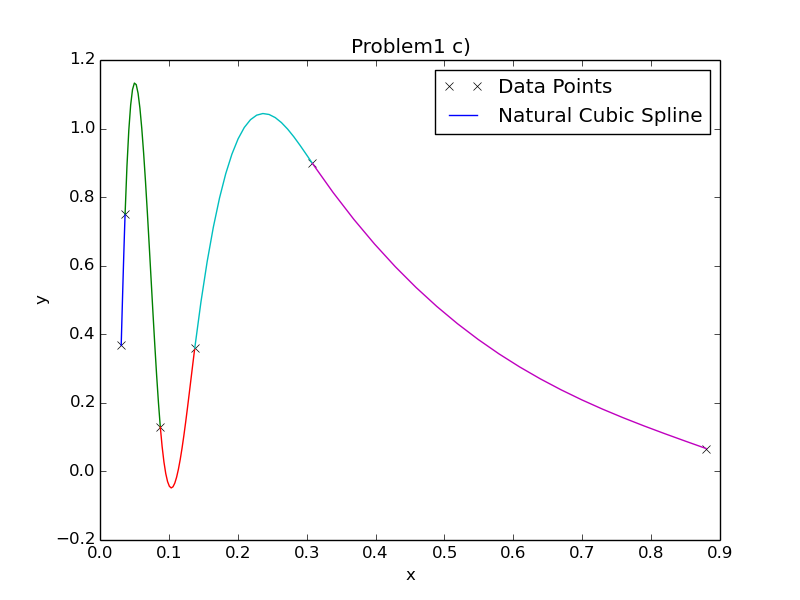

Generate this figure with Python:
from __future__ import division
import numpy as np
import numpy.linalg as la
import matplotlib.pyplot as plt

def plot_init(x, y, t):
    plt.xlabel(x)
    plt.ylabel(y)
    plt.title(t)

def system(x, y):
  A = np.array([[1,x[0],x[0]**2,x[0]**3,0,0,0,0,0,0,0,0,0,0,0,0,0,0,0,0],
              [1,x[1],x[1]**2,x[1]**3,0,0,0,0,0,0,0,0,0,0,0,0,0,0,0,0],
              [0,0,0,0,1,x[1],x[1]**2,x[1]**3,0,0,0,0,0,0,0,0,0,0,0,0],
              [0,0,0,0,1,x[2],x[2]**2,x[2]**3,0,0,0,0,0,0,0,0,0,0,0,0],
              [0,0,0,0,0,0,0,0,1,x[2],x[2]**2,x[2]**3,0,0,0,0,0,0,0,0],
              [0,0,0,0,0,0,0,0,1,x[3],x[3]**2,x[3]**3,0,0,0,0,0,0,0,0],
              [0,0,0,0,0,0,0,0,0,0,0,0,1,x[3],x[3]**2,x[3]**3,0,0,0,0],
              [0,0,0,0,0,0,0,0,0,0,0,0,1,x[4],x[4]**2,x[4]**3,0,0,0,0],
              [0,0,0,0,0,0,0,0,0,0,0,0,0,0,0,0,1,x[4],x[4]**2,x[4]**3],
              [0,0,0,0,0,0,0,0,0,0,0,0,0,0,0,0,1,x[5],x[5]**2,x[5]**3],
              [0,1,2.0*x[1],3.0*x[1]**2,0,-1,-2.0*x[1],-3.0*x[1]**2,0,0,0,0,0,0,0,0,0,0,0,0],
              [0,0,0,0,0,1,2.0*x[2],3.0*x[2]**2,0,-1,-2.0*x[2],-3.0*x[2]**2,0,0,0,0,0,0,0,0],
              [0,0,0,0,0,0,0,0,0,1,2.0*x[3],3.0*x[3]**2,0,-1,-2.0*x[3],-3.0*x[3]**2,0,0,0,0],
              [0,0,0,0,0,0,0,0,0,0,0,0,0,1,2.0*x[4],3.0*x[4]**2,0,-1,-2.0*x[4],-3.0*x[4]**2],
              [0,0,2,6.0*x[1],0,0,-2,-6.0*x[1],0,0,0,0,0,0,0,0,0,0,0,0],
              [0,0,0,0,0,0,2,6.0*x[2],0,0,-2,-6.0*x[2],0,0,0,0,0,0,0,0],
              [0,0,0,0,0,0,0,0,0,0,2,6.0*x[3],0,0,-2,-6.0*x[3],0,0,0,0],
              [0,0,0,0,0,0,0,0,0,0,0,0,0,0,2,6.0*x[4],0,0,-2,-6.0*x[4]],
              [0,0,2,6.0*x[0],0,0,0,0,0,0,0,0,0,0,0,0,0,0,0,0],
              [0,0,0,0,0,0,0,0,0,0,0,0,0,0,0,0,0,0,2,6.0*x[5]]])

  b = np.array([y[0],y[1],y[1],y[2],y[2],y[3],y[3],y[4],y[4],y[5],0,0,0,0,0,0,0,0,0,0])
  return A, b

def f1(coeff,t):
    return coeff[0]+coeff[1]*t+coeff[2]*t**2+coeff[3]*t**3

def f2(coeff,t):
    return coeff[4]+coeff[5]*t+coeff[6]*t**2+coeff[7]*t**3

def f3(coeff,t):
    return coeff[8]+coeff[9]*t+coeff[10]*t**2+coeff[11]*t**3

def f4(coeff,t):
    return coeff[12]+coeff[13]*t+coeff[14]*t**2+coeff[15]*t**3

def f5(coeff,t):
    return coeff[16]+coeff[17]*t+coeff[18]*t**2+coeff[19]*t**3

np.random.seed(3)

x = []
y = []
for i in range(6):
    x.append(np.random.random())
    y.append(np.random.random())

x.sort()
A, b = system(x, y)
coeff = la.solve(A, b)

it = []

for i in range(5):
  it.append(np.linspace(x[i], x[i+1], 20))

y1 = []
y2 = []
y3 = []
y4 = []
y5 = []

for i in range(20):
    y1.append(f1(coeff, it[0][i]))
    y2.append(f2(coeff, it[1][i]))
    y3.append(f3(coeff, it[2][i]))
    y4.append(f4(coeff, it[3][i]))
    y5.append(f5(coeff, it[4][i]))
    
plot_init("x", "y", "Problem1 c)")
plt.plot(x, y, 'kx')

plt.plot(it[0], y1, '-')
plt.plot(it[1], y2, '-')
plt.plot(it[2], y3, '-')
plt.plot(it[3], y4, '-')
plt.plot(it[4], y5, '-')

plt.legend(['Data Points', 'Natural Cubic Spline'])
plt.show()
